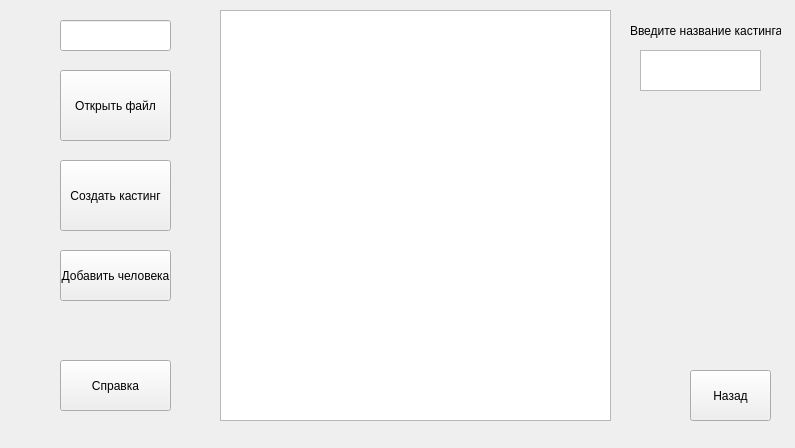
<?xml version="1.0" encoding="UTF-8"?>
<ui version="4.0">
 <class>Form</class>
 <widget class="QWidget" name="Form">
  <property name="geometry">
   <rect>
    <x>0</x>
    <y>0</y>
    <width>795</width>
    <height>448</height>
   </rect>
  </property>
  <property name="windowTitle">
   <string>AddCasting</string>
  </property>
  <property name="layoutDirection">
   <enum>Qt::LeftToRight</enum>
  </property>
  <widget class="QLineEdit" name="file_name">
   <property name="geometry">
    <rect>
     <x>60</x>
     <y>20</y>
     <width>111</width>
     <height>31</height>
    </rect>
   </property>
  </widget>
  <widget class="QPushButton" name="file_open">
   <property name="geometry">
    <rect>
     <x>60</x>
     <y>70</y>
     <width>111</width>
     <height>71</height>
    </rect>
   </property>
   <property name="text">
    <string>Открыть файл</string>
   </property>
  </widget>
  <widget class="QPushButton" name="make_casting">
   <property name="geometry">
    <rect>
     <x>60</x>
     <y>160</y>
     <width>111</width>
     <height>71</height>
    </rect>
   </property>
   <property name="text">
    <string>Создать кастинг</string>
   </property>
  </widget>
  <widget class="QTextEdit" name="casting_text">
   <property name="geometry">
    <rect>
     <x>220</x>
     <y>10</y>
     <width>391</width>
     <height>411</height>
    </rect>
   </property>
  </widget>
  <widget class="QPushButton" name="btn_exit">
   <property name="geometry">
    <rect>
     <x>690</x>
     <y>370</y>
     <width>81</width>
     <height>51</height>
    </rect>
   </property>
   <property name="text">
    <string>Назад</string>
   </property>
  </widget>
  <widget class="QTextEdit" name="nameCast">
   <property name="geometry">
    <rect>
     <x>640</x>
     <y>50</y>
     <width>121</width>
     <height>41</height>
    </rect>
   </property>
  </widget>
  <widget class="QLabel" name="name_c">
   <property name="geometry">
    <rect>
     <x>630</x>
     <y>20</y>
     <width>151</width>
     <height>21</height>
    </rect>
   </property>
   <property name="text">
    <string>Введите название кастинга</string>
   </property>
  </widget>
  <widget class="QPushButton" name="btn_instruct">
   <property name="geometry">
    <rect>
     <x>60</x>
     <y>360</y>
     <width>111</width>
     <height>51</height>
    </rect>
   </property>
   <property name="text">
    <string>Справка</string>
   </property>
  </widget>
  <widget class="QPushButton" name="add_one">
   <property name="geometry">
    <rect>
     <x>60</x>
     <y>250</y>
     <width>111</width>
     <height>51</height>
    </rect>
   </property>
   <property name="text">
    <string>Добавить человека</string>
   </property>
  </widget>
 </widget>
 <resources/>
 <connections/>
</ui>
